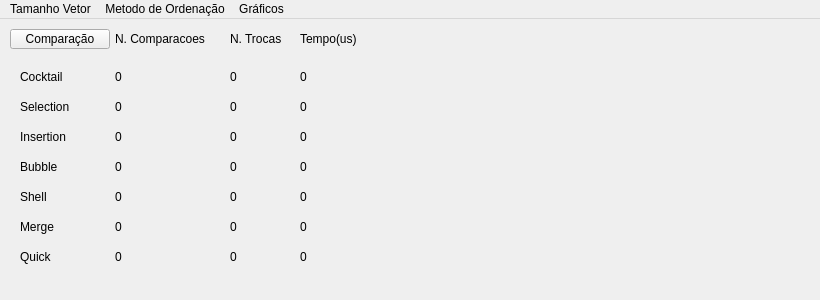
<?xml version="1.0" encoding="UTF-8"?>
<ui version="4.0">
 <class>MainWindow</class>
 <widget class="QMainWindow" name="MainWindow">
  <property name="enabled">
   <bool>true</bool>
  </property>
  <property name="geometry">
   <rect>
    <x>0</x>
    <y>0</y>
    <width>820</width>
    <height>300</height>
   </rect>
  </property>
  <property name="sizePolicy">
   <sizepolicy hsizetype="Maximum" vsizetype="Maximum">
    <horstretch>0</horstretch>
    <verstretch>0</verstretch>
   </sizepolicy>
  </property>
  <property name="maximumSize">
   <size>
    <width>900</width>
    <height>600</height>
   </size>
  </property>
  <property name="windowTitle">
   <string>MainWindow</string>
  </property>
  <widget class="QWidget" name="centralWidget">
   <widget class="QPushButton" name="pushButton">
    <property name="geometry">
     <rect>
      <x>10</x>
      <y>10</y>
      <width>100</width>
      <height>20</height>
     </rect>
    </property>
    <property name="text">
     <string>Comparação</string>
    </property>
   </widget>
   <widget class="QLabel" name="label_7">
    <property name="geometry">
     <rect>
      <x>115</x>
      <y>10</y>
      <width>110</width>
      <height>20</height>
     </rect>
    </property>
    <property name="text">
     <string>N. Comparacoes</string>
    </property>
   </widget>
   <widget class="QLabel" name="label_8">
    <property name="geometry">
     <rect>
      <x>230</x>
      <y>10</y>
      <width>61</width>
      <height>20</height>
     </rect>
    </property>
    <property name="text">
     <string>N. Trocas</string>
    </property>
   </widget>
   <widget class="QLabel" name="label_9">
    <property name="geometry">
     <rect>
      <x>300</x>
      <y>10</y>
      <width>71</width>
      <height>20</height>
     </rect>
    </property>
    <property name="text">
     <string>Tempo(us)</string>
    </property>
   </widget>
   <widget class="QLabel" name="cocktailName">
    <property name="geometry">
     <rect>
      <x>20</x>
      <y>50</y>
      <width>80</width>
      <height>15</height>
     </rect>
    </property>
    <property name="text">
     <string>Cocktail</string>
    </property>
   </widget>
   <widget class="QLabel" name="cocktailCompare">
    <property name="geometry">
     <rect>
      <x>115</x>
      <y>50</y>
      <width>60</width>
      <height>15</height>
     </rect>
    </property>
    <property name="text">
     <string>0</string>
    </property>
   </widget>
   <widget class="QLabel" name="cocktailChanges">
    <property name="geometry">
     <rect>
      <x>230</x>
      <y>50</y>
      <width>60</width>
      <height>15</height>
     </rect>
    </property>
    <property name="text">
     <string>0</string>
    </property>
   </widget>
   <widget class="QLabel" name="cocktailTime">
    <property name="geometry">
     <rect>
      <x>300</x>
      <y>50</y>
      <width>60</width>
      <height>15</height>
     </rect>
    </property>
    <property name="text">
     <string>0</string>
    </property>
   </widget>
   <widget class="QLabel" name="selectionName">
    <property name="geometry">
     <rect>
      <x>20</x>
      <y>80</y>
      <width>80</width>
      <height>15</height>
     </rect>
    </property>
    <property name="text">
     <string>Selection</string>
    </property>
   </widget>
   <widget class="QLabel" name="selectionCompare">
    <property name="geometry">
     <rect>
      <x>115</x>
      <y>80</y>
      <width>60</width>
      <height>15</height>
     </rect>
    </property>
    <property name="text">
     <string>0</string>
    </property>
   </widget>
   <widget class="QLabel" name="selectionChanges">
    <property name="geometry">
     <rect>
      <x>230</x>
      <y>80</y>
      <width>60</width>
      <height>15</height>
     </rect>
    </property>
    <property name="text">
     <string>0</string>
    </property>
   </widget>
   <widget class="QLabel" name="selectionTime">
    <property name="geometry">
     <rect>
      <x>300</x>
      <y>80</y>
      <width>60</width>
      <height>15</height>
     </rect>
    </property>
    <property name="text">
     <string>0</string>
    </property>
   </widget>
   <widget class="QLabel" name="insertionName">
    <property name="geometry">
     <rect>
      <x>20</x>
      <y>110</y>
      <width>80</width>
      <height>15</height>
     </rect>
    </property>
    <property name="text">
     <string>Insertion</string>
    </property>
   </widget>
   <widget class="QLabel" name="insertionCompare">
    <property name="geometry">
     <rect>
      <x>115</x>
      <y>110</y>
      <width>60</width>
      <height>15</height>
     </rect>
    </property>
    <property name="text">
     <string>0</string>
    </property>
   </widget>
   <widget class="QLabel" name="insertionChanges">
    <property name="geometry">
     <rect>
      <x>230</x>
      <y>110</y>
      <width>60</width>
      <height>15</height>
     </rect>
    </property>
    <property name="text">
     <string>0</string>
    </property>
   </widget>
   <widget class="QLabel" name="insertionTime">
    <property name="geometry">
     <rect>
      <x>300</x>
      <y>110</y>
      <width>60</width>
      <height>15</height>
     </rect>
    </property>
    <property name="text">
     <string>0</string>
    </property>
   </widget>
   <widget class="QLabel" name="bubbleName">
    <property name="geometry">
     <rect>
      <x>20</x>
      <y>140</y>
      <width>80</width>
      <height>15</height>
     </rect>
    </property>
    <property name="text">
     <string>Bubble</string>
    </property>
   </widget>
   <widget class="QLabel" name="label_19">
    <property name="geometry">
     <rect>
      <x>115</x>
      <y>140</y>
      <width>60</width>
      <height>15</height>
     </rect>
    </property>
    <property name="text">
     <string>0</string>
    </property>
   </widget>
   <widget class="QLabel" name="label_20">
    <property name="geometry">
     <rect>
      <x>230</x>
      <y>140</y>
      <width>50</width>
      <height>16</height>
     </rect>
    </property>
    <property name="text">
     <string>0</string>
    </property>
   </widget>
   <widget class="QLabel" name="label_21">
    <property name="geometry">
     <rect>
      <x>300</x>
      <y>140</y>
      <width>51</width>
      <height>16</height>
     </rect>
    </property>
    <property name="text">
     <string>0</string>
    </property>
   </widget>
   <widget class="QLabel" name="shellName">
    <property name="geometry">
     <rect>
      <x>20</x>
      <y>170</y>
      <width>80</width>
      <height>15</height>
     </rect>
    </property>
    <property name="text">
     <string>Shell</string>
    </property>
   </widget>
   <widget class="QLabel" name="label_31">
    <property name="geometry">
     <rect>
      <x>115</x>
      <y>170</y>
      <width>60</width>
      <height>15</height>
     </rect>
    </property>
    <property name="text">
     <string>0</string>
    </property>
   </widget>
   <widget class="QLabel" name="label_30">
    <property name="geometry">
     <rect>
      <x>230</x>
      <y>170</y>
      <width>50</width>
      <height>16</height>
     </rect>
    </property>
    <property name="text">
     <string>0</string>
    </property>
   </widget>
   <widget class="QLabel" name="label_29">
    <property name="geometry">
     <rect>
      <x>300</x>
      <y>170</y>
      <width>51</width>
      <height>16</height>
     </rect>
    </property>
    <property name="text">
     <string>0</string>
    </property>
   </widget>
   <widget class="QLabel" name="mergeName">
    <property name="geometry">
     <rect>
      <x>20</x>
      <y>200</y>
      <width>80</width>
      <height>15</height>
     </rect>
    </property>
    <property name="text">
     <string>Merge</string>
    </property>
   </widget>
   <widget class="QLabel" name="label_22">
    <property name="geometry">
     <rect>
      <x>115</x>
      <y>200</y>
      <width>60</width>
      <height>15</height>
     </rect>
    </property>
    <property name="text">
     <string>0</string>
    </property>
   </widget>
   <widget class="QLabel" name="label_23">
    <property name="geometry">
     <rect>
      <x>230</x>
      <y>200</y>
      <width>50</width>
      <height>16</height>
     </rect>
    </property>
    <property name="text">
     <string>0</string>
    </property>
   </widget>
   <widget class="QLabel" name="label_24">
    <property name="geometry">
     <rect>
      <x>300</x>
      <y>200</y>
      <width>51</width>
      <height>16</height>
     </rect>
    </property>
    <property name="text">
     <string>0</string>
    </property>
   </widget>
   <widget class="QLabel" name="quickName">
    <property name="geometry">
     <rect>
      <x>20</x>
      <y>230</y>
      <width>80</width>
      <height>15</height>
     </rect>
    </property>
    <property name="text">
     <string>Quick</string>
    </property>
   </widget>
   <widget class="QLabel" name="label_25">
    <property name="geometry">
     <rect>
      <x>115</x>
      <y>230</y>
      <width>60</width>
      <height>15</height>
     </rect>
    </property>
    <property name="text">
     <string>0</string>
    </property>
   </widget>
   <widget class="QLabel" name="label_26">
    <property name="geometry">
     <rect>
      <x>230</x>
      <y>230</y>
      <width>50</width>
      <height>16</height>
     </rect>
    </property>
    <property name="text">
     <string>0</string>
    </property>
   </widget>
   <widget class="QLabel" name="label_27">
    <property name="geometry">
     <rect>
      <x>300</x>
      <y>230</y>
      <width>51</width>
      <height>16</height>
     </rect>
    </property>
    <property name="text">
     <string>0</string>
    </property>
   </widget>
   <widget class="QCustomPlot" name="customPlot" native="true">
    <property name="enabled">
     <bool>true</bool>
    </property>
    <property name="geometry">
     <rect>
      <x>400</x>
      <y>10</y>
      <width>400</width>
      <height>250</height>
     </rect>
    </property>
    <property name="maximumSize">
     <size>
      <width>450</width>
      <height>250</height>
     </size>
    </property>
    <property name="autoFillBackground">
     <bool>true</bool>
    </property>
   </widget>
  </widget>
  <widget class="QMenuBar" name="menuBar">
   <property name="geometry">
    <rect>
     <x>0</x>
     <y>0</y>
     <width>820</width>
     <height>23</height>
    </rect>
   </property>
   <widget class="QMenu" name="menuTamanho_Vetor">
    <property name="title">
     <string>Tamanho Vetor</string>
    </property>
    <addaction name="action20_Posicoes"/>
    <addaction name="action50_Posicoes"/>
    <addaction name="action100_Posicoes"/>
    <addaction name="actionDigite_o_valor_desejado"/>
   </widget>
   <widget class="QMenu" name="menuPrimeiro_Metodo">
    <property name="title">
     <string>Metodo de Ordenação</string>
    </property>
    <addaction name="actionCocktail"/>
    <addaction name="actionSelection"/>
    <addaction name="actionInsertion"/>
    <addaction name="actionBubble"/>
    <addaction name="actionShell"/>
    <addaction name="actionMerge"/>
    <addaction name="actionQuick"/>
   </widget>
   <widget class="QMenu" name="menuSegundo_Metodo">
    <property name="title">
     <string>Gráficos</string>
    </property>
    <addaction name="actionCocktail_2"/>
    <addaction name="actionSelection_2"/>
    <addaction name="actionInsertion_2"/>
    <addaction name="actionBubble_2"/>
    <addaction name="actionShell_2"/>
    <addaction name="actionMerge_2"/>
    <addaction name="actionQuick_2"/>
   </widget>
   <addaction name="menuTamanho_Vetor"/>
   <addaction name="menuPrimeiro_Metodo"/>
   <addaction name="menuSegundo_Metodo"/>
  </widget>
  <action name="action20_Posicoes">
   <property name="text">
    <string>20 Posicoes</string>
   </property>
  </action>
  <action name="action50_Posicoes">
   <property name="text">
    <string>50 Posicoes</string>
   </property>
  </action>
  <action name="action100_Posicoes">
   <property name="text">
    <string>100 Posicoes</string>
   </property>
  </action>
  <action name="actionCocktail">
   <property name="text">
    <string>Cocktail</string>
   </property>
  </action>
  <action name="actionSelection">
   <property name="text">
    <string>Selection</string>
   </property>
  </action>
  <action name="actionInsertion">
   <property name="text">
    <string>Insertion</string>
   </property>
  </action>
  <action name="actionBubble">
   <property name="text">
    <string>Bubble</string>
   </property>
  </action>
  <action name="actionMerge">
   <property name="text">
    <string>Merge</string>
   </property>
  </action>
  <action name="actionQuick">
   <property name="text">
    <string>Quick</string>
   </property>
  </action>
  <action name="actionShell">
   <property name="text">
    <string>Shell</string>
   </property>
  </action>
  <action name="actionCocktail_2">
   <property name="text">
    <string>Cocktail</string>
   </property>
  </action>
  <action name="actionSelection_2">
   <property name="text">
    <string>Selection</string>
   </property>
  </action>
  <action name="actionInsertion_2">
   <property name="text">
    <string>Insertion</string>
   </property>
  </action>
  <action name="actionBubble_2">
   <property name="text">
    <string>Bubble</string>
   </property>
  </action>
  <action name="actionShell_2">
   <property name="text">
    <string>Shell</string>
   </property>
  </action>
  <action name="actionMerge_2">
   <property name="text">
    <string>Merge</string>
   </property>
  </action>
  <action name="actionQuick_2">
   <property name="text">
    <string>Quick</string>
   </property>
  </action>
  <action name="actionDigite_o_valor_desejado">
   <property name="text">
    <string>Digite o valor desejado</string>
   </property>
  </action>
 </widget>
 <layoutdefault spacing="6" margin="11"/>
 <customwidgets>
  <customwidget>
   <class>QCustomPlot</class>
   <extends>QWidget</extends>
   <header>qcustomplot.h</header>
   <container>1</container>
  </customwidget>
 </customwidgets>
 <resources/>
 <connections/>
</ui>
